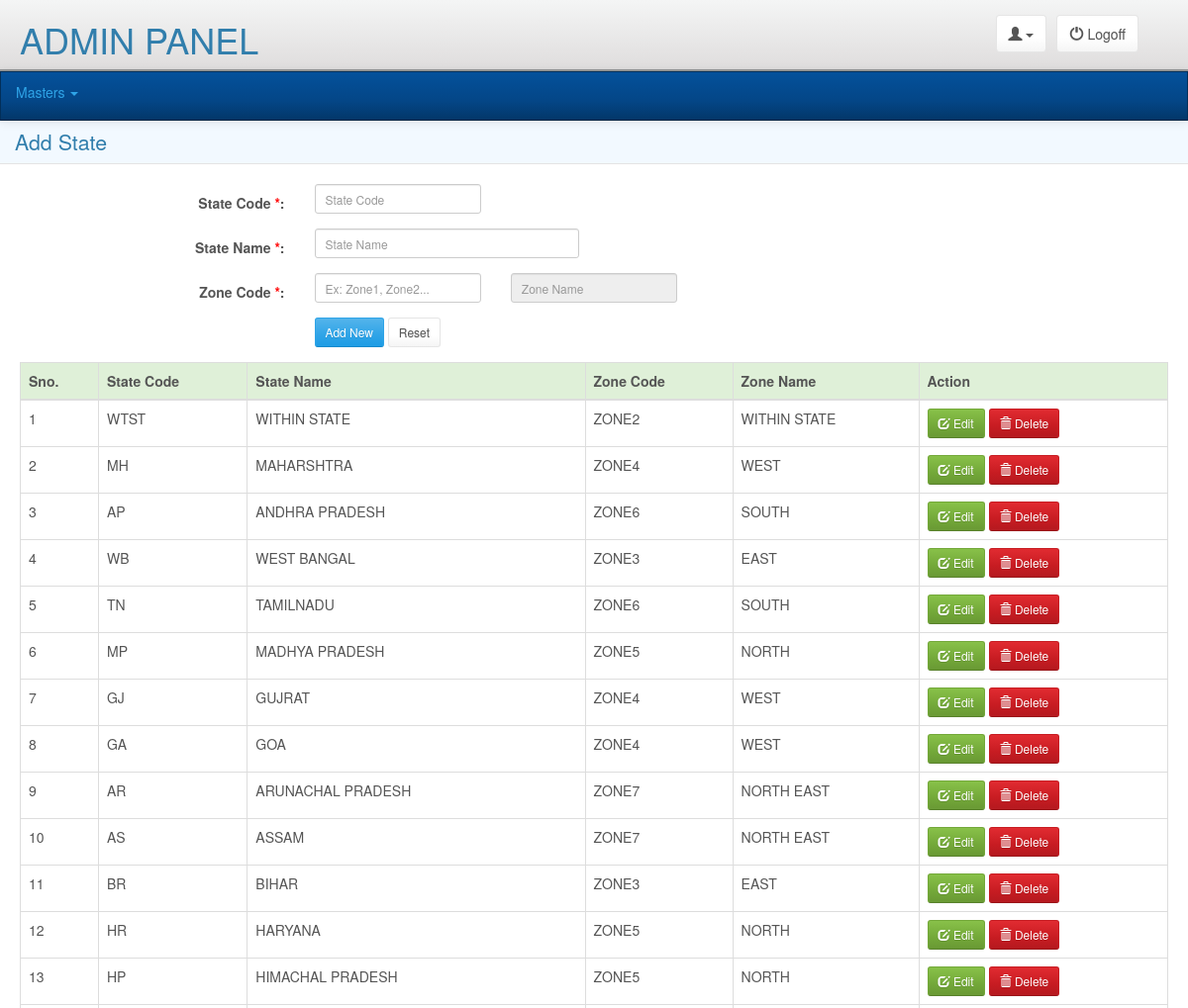
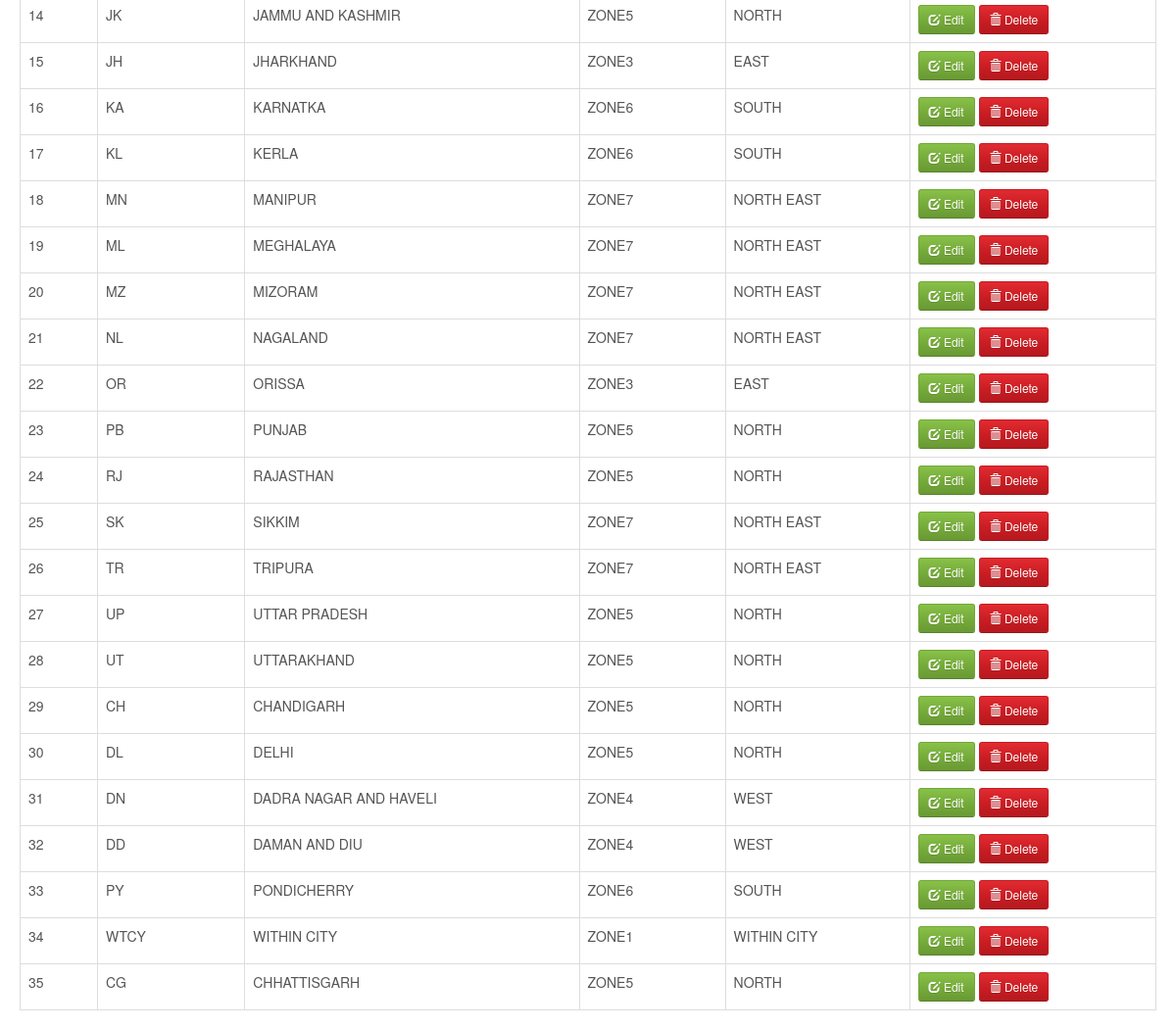
The app's page /adminpanel/masters/state/index.php (signed in) with its own data (2 pictures, top to bottom).
### tables this page shows
CREATE TABLE `tbl_states` (
  `State_Id` tinyint(4) NOT NULL,
  `State_Code` varchar(20) NOT NULL,
  `State_Name` varchar(50) NOT NULL,
  `Zone_Id` tinyint(4) NOT NULL
);

CREATE TABLE `tbl_zones` (
  `Zone_Id` tinyint(4) NOT NULL,
  `Zone_Code` varchar(30) NOT NULL,
  `Zone_Name` varchar(50) NOT NULL
);

### libraries/classes/DBConn.php (called while the page is built, shortened)
<?php
class DBConn extends Conn {
	 function ExecuteQuery($userQuery)
	{
		$result= mysql_query($userQuery);
                $num_fields = mysql_num_fields($result);
				$obj = array();
				$x=1;
				while($row=mysql_fetch_array($result)){
				  for($j=0;$j<$num_fields;$j++){
					 $name = mysql_field_name($result, $j);
					 $obj[$x][$name]=$row[$name];
					}
					$x++;
					}
     return $obj;
	}
}
?>

### adminpanel/masters/state/index.php (the view, shortened to what this page needs)
<?php
require_once(PATH_LIBRARIES.'/classes/DBConn.php');
include(PATH_ADMIN_INCLUDE.'/header.php');
$db = new DBConn();
$stateList=$db->ExecuteQuery("SELECT *, Zone_Code, Zone_Name FROM tbl_states S
INNER JOIN tbl_zones Z ON Z.Zone_Id = S.Zone_Id");
?>
<div class="pageTitle">
	<h1>Add State</h1>
</div>
<div class="main">
    <div class="clear formbgstyle">
    	<form class="form-horizontal" role="form" id="insertState" method="post" >
        	<div>
            	<div class="form-group">
                  <label class="control-label col-sm-3 mandatory" for="state_code">State Code <span>*</span>:</label>
                  <div class="col-sm-2">
                    <input type="text" class="form-control input-sm" id="state_code" name="state_code" placeholder="State Code"  />
                  </div>
                </div>
                <div class="form-group">
                  <label class="control-label col-sm-3 mandatory" for="state_name">State Name <span>*</span>:</label>
                  <div class="col-sm-3">
                    <input type="text" class="form-control input-sm" id="state_name" name="state_name" placeholder="State Name" />
                  </div>
                </div>
                <div class="form-group">
                  <label class="control-label col-sm-3 mandatory" for="zone_code">Zone Code <span>*</span>:</label>
                  <div class="col-sm-2">
                    <input type="text" class="form-control input-sm" id="zone_code" name="zone_code" placeholder="Ex: Zone1, Zone2..." />
                  </div>
                  <div class="col-sm-2" id="zonename">
                  	 <input type="text" class="form-control input-sm" id="zone_name" name="zone_name" placeholder="Zone Name" readonly="readonly" value="" />
                  </div>
                </div>
                <div class="form-group">
                  <div class="col-sm-3"></div>
                  <div class="col-sm-3">
                  	<input type="button" class="btn btn-primary btn-sm" id="submit" value="Add New">
                    <input type="reset" class="btn btn-default btn-sm" value="Reset" id="reset">
                  </div>
                </div>
            </div>
        </form>
        <table class="table table-hover table-bordered" id="addedProducts">
            <thead>
                <tr class="success">
                    <th>Sno.</th>
                    <th>State Code</th>
                    <th>State Name</th>
                    <th>Zone Code</th>
                    <th>Zone Name</th>
                    <th>Action</th>
                </tr>
            </thead>
            <tbody>
            <?php
            $i=1;
            foreach($stateList as $stateListVal){ ?>
                <tr>
                    <td><?php echo $i;?></td>
                    <td><?php echo $stateListVal['State_Code'];?></td>
                    <td><?php echo $stateListVal['State_Name'];?></td>
                    <td><?php echo $stateListVal['Zone_Code'];?></td>
                    <td><?php echo $stateListVal['Zone_Name'];?></td>
                    <td>
                        <button type="button" id="editbtn" class="btn btn-success btn-sm" onClick="window.location.href='edit_state.php?id=<?php echo $stateListVal['State_Id'];?>'" >
                    <span class="glyphicon glyphicon-edit"></span> Edit
                        </button>
                        <button type="button" class="btn btn-danger btn-sm delete" id="<?php echo $stateListVal['State_Id']; ?>" name="delete">
                            <span class="glyphicon glyphicon-trash"></span> Delete
                        </button>
                    </td>
                </tr>
            <?php $i++;} ?>
            </tbody>
        </table>
    </div>
</div>

### css/adminpanel_style.css (style rules this page uses)
.pageTitle { border-bottom:solid 1px #e4e4e4; padding:10px 15px; margin:0 0 20px 0; background:#f2f9ff }
.pageTitle h1 { font-size:16pt; margin:0; }
.clear { clear:both; }
.mandatory span { color:red; }
.main { margin: 20px; }

### records on screen
tbl_states: State_Code "WTST", State_Name "WITHIN STATE", Zone_Id.Zone_Code "ZONE2", Zone_Id.Zone_Name "WITHIN STATE"
tbl_states: State_Code "MH", State_Name "MAHARSHTRA", Zone_Id.Zone_Code "ZONE4", Zone_Id.Zone_Name "WEST"
tbl_states: State_Code "AP", State_Name "ANDHRA PRADESH", Zone_Id.Zone_Code "ZONE6", Zone_Id.Zone_Name "SOUTH"
tbl_states: State_Code "WB", State_Name "WEST BANGAL", Zone_Id.Zone_Code "ZONE3", Zone_Id.Zone_Name "EAST"
tbl_states: State_Code "TN", State_Name "TAMILNADU", Zone_Id.Zone_Code "ZONE6", Zone_Id.Zone_Name "SOUTH"
tbl_states: State_Code "MP", State_Name "MADHYA PRADESH", Zone_Id.Zone_Code "ZONE5", Zone_Id.Zone_Name "NORTH"
tbl_states: State_Code "GJ", State_Name "GUJRAT", Zone_Id.Zone_Code "ZONE4", Zone_Id.Zone_Name "WEST"
tbl_states: State_Code "GA", State_Name "GOA", Zone_Id.Zone_Code "ZONE4", Zone_Id.Zone_Name "WEST"
tbl_states: State_Code "AR", State_Name "ARUNACHAL PRADESH", Zone_Id.Zone_Code "ZONE7", Zone_Id.Zone_Name "NORTH EAST"
tbl_states: State_Code "AS", State_Name "ASSAM", Zone_Id.Zone_Code "ZONE7", Zone_Id.Zone_Name "NORTH EAST"
tbl_states: State_Code "BR", State_Name "BIHAR", Zone_Id.Zone_Code "ZONE3", Zone_Id.Zone_Name "EAST"
tbl_states: State_Code "HR", State_Name "HARYANA", Zone_Id.Zone_Code "ZONE5", Zone_Id.Zone_Name "NORTH"
tbl_states: State_Code "HP", State_Name "HIMACHAL PRADESH", Zone_Id.Zone_Code "ZONE5", Zone_Id.Zone_Name "NORTH"
tbl_states: State_Code "JK", State_Name "JAMMU AND KASHMIR", Zone_Id.Zone_Code "ZONE5", Zone_Id.Zone_Name "NORTH"
tbl_states: State_Code "JH", State_Name "JHARKHAND", Zone_Id.Zone_Code "ZONE3", Zone_Id.Zone_Name "EAST"
tbl_states: State_Code "KA", State_Name "KARNATKA", Zone_Id.Zone_Code "ZONE6", Zone_Id.Zone_Name "SOUTH"
tbl_states: State_Code "KL", State_Name "KERLA", Zone_Id.Zone_Code "ZONE6", Zone_Id.Zone_Name "SOUTH"
tbl_states: State_Code "MN", State_Name "MANIPUR", Zone_Id.Zone_Code "ZONE7", Zone_Id.Zone_Name "NORTH EAST"
tbl_states: State_Code "ML", State_Name "MEGHALAYA", Zone_Id.Zone_Code "ZONE7", Zone_Id.Zone_Name "NORTH EAST"
tbl_states: State_Code "MZ", State_Name "MIZORAM", Zone_Id.Zone_Code "ZONE7", Zone_Id.Zone_Name "NORTH EAST"
tbl_states: State_Code "NL", State_Name "NAGALAND", Zone_Id.Zone_Code "ZONE7", Zone_Id.Zone_Name "NORTH EAST"
tbl_states: State_Code "OR", State_Name "ORISSA", Zone_Id.Zone_Code "ZONE3", Zone_Id.Zone_Name "EAST"
tbl_states: State_Code "PB", State_Name "PUNJAB", Zone_Id.Zone_Code "ZONE5", Zone_Id.Zone_Name "NORTH"
tbl_states: State_Code "RJ", State_Name "RAJASTHAN", Zone_Id.Zone_Code "ZONE5", Zone_Id.Zone_Name "NORTH"
tbl_states: State_Code "SK", State_Name "SIKKIM", Zone_Id.Zone_Code "ZONE7", Zone_Id.Zone_Name "NORTH EAST"
tbl_states: State_Code "TR", State_Name "TRIPURA", Zone_Id.Zone_Code "ZONE7", Zone_Id.Zone_Name "NORTH EAST"
tbl_states: State_Code "UP", State_Name "UTTAR PRADESH", Zone_Id.Zone_Code "ZONE5", Zone_Id.Zone_Name "NORTH"
tbl_states: State_Code "UT", State_Name "UTTARAKHAND", Zone_Id.Zone_Code "ZONE5", Zone_Id.Zone_Name "NORTH"
tbl_states: State_Code "CH", State_Name "CHANDIGARH", Zone_Id.Zone_Code "ZONE5", Zone_Id.Zone_Name "NORTH"
tbl_states: State_Code "DL", State_Name "DELHI", Zone_Id.Zone_Code "ZONE5", Zone_Id.Zone_Name "NORTH"
tbl_states: State_Code "DN", State_Name "DADRA NAGAR AND HAVELI", Zone_Id.Zone_Code "ZONE4", Zone_Id.Zone_Name "WEST"
tbl_states: State_Code "DD", State_Name "DAMAN AND DIU", Zone_Id.Zone_Code "ZONE4", Zone_Id.Zone_Name "WEST"
tbl_states: State_Code "PY", State_Name "PONDICHERRY", Zone_Id.Zone_Code "ZONE6", Zone_Id.Zone_Name "SOUTH"
tbl_states: State_Code "WTCY", State_Name "WITHIN CITY", Zone_Id.Zone_Code "ZONE1", Zone_Id.Zone_Name "WITHIN CITY"
tbl_states: State_Code "CG", State_Name "CHHATTISGARH", Zone_Id.Zone_Code "ZONE5", Zone_Id.Zone_Name "NORTH"
